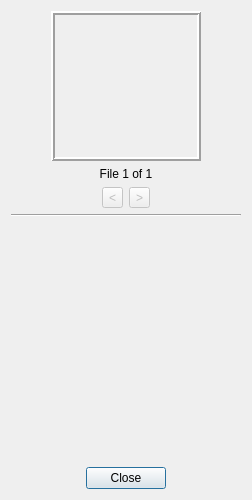
<?xml version="1.0" encoding="UTF-8"?>
<ui version="4.0">
 <class>ImageShackResultWidget</class>
 <widget class="QDialog" name="ImageShackResultWidget">
  <property name="geometry">
   <rect>
    <x>0</x>
    <y>0</y>
    <width>497</width>
    <height>573</height>
   </rect>
  </property>
  <property name="sizePolicy">
   <sizepolicy hsizetype="Preferred" vsizetype="Minimum">
    <horstretch>0</horstretch>
    <verstretch>0</verstretch>
   </sizepolicy>
  </property>
  <property name="windowTitle">
   <string>Uploaded files</string>
  </property>
  <layout class="QVBoxLayout" name="verticalLayout">
   <property name="sizeConstraint">
    <enum>QLayout::SetFixedSize</enum>
   </property>
   <item>
    <layout class="QGridLayout" name="gridLayout_2">
     <item row="0" column="0">
      <spacer name="horizontalSpacer_6">
       <property name="orientation">
        <enum>Qt::Horizontal</enum>
       </property>
       <property name="sizeHint" stdset="0">
        <size>
         <width>40</width>
         <height>20</height>
        </size>
       </property>
      </spacer>
     </item>
     <item row="0" column="1">
      <widget class="QLabel" name="thumbnailPreviewLabel">
       <property name="enabled">
        <bool>true</bool>
       </property>
       <property name="sizePolicy">
        <sizepolicy hsizetype="Maximum" vsizetype="Maximum">
         <horstretch>0</horstretch>
         <verstretch>0</verstretch>
        </sizepolicy>
       </property>
       <property name="minimumSize">
        <size>
         <width>150</width>
         <height>150</height>
        </size>
       </property>
       <property name="maximumSize">
        <size>
         <width>150</width>
         <height>150</height>
        </size>
       </property>
       <property name="autoFillBackground">
        <bool>false</bool>
       </property>
       <property name="frameShape">
        <enum>QFrame::Box</enum>
       </property>
       <property name="frameShadow">
        <enum>QFrame::Raised</enum>
       </property>
       <property name="lineWidth">
        <number>2</number>
       </property>
       <property name="text">
        <string/>
       </property>
       <property name="scaledContents">
        <bool>true</bool>
       </property>
       <property name="alignment">
        <set>Qt::AlignCenter</set>
       </property>
      </widget>
     </item>
     <item row="0" column="2">
      <spacer name="horizontalSpacer_7">
       <property name="orientation">
        <enum>Qt::Horizontal</enum>
       </property>
       <property name="sizeHint" stdset="0">
        <size>
         <width>40</width>
         <height>20</height>
        </size>
       </property>
      </spacer>
     </item>
     <item row="1" column="1">
      <widget class="QLabel" name="count">
       <property name="sizePolicy">
        <sizepolicy hsizetype="Minimum" vsizetype="Preferred">
         <horstretch>0</horstretch>
         <verstretch>0</verstretch>
        </sizepolicy>
       </property>
       <property name="text">
        <string>File 1 of 1</string>
       </property>
       <property name="alignment">
        <set>Qt::AlignCenter</set>
       </property>
      </widget>
     </item>
     <item row="2" column="1">
      <layout class="QHBoxLayout" name="horizontalLayout_2">
       <item>
        <spacer name="horizontalSpacer_4">
         <property name="orientation">
          <enum>Qt::Horizontal</enum>
         </property>
         <property name="sizeHint" stdset="0">
          <size>
           <width>40</width>
           <height>20</height>
          </size>
         </property>
        </spacer>
       </item>
       <item>
        <widget class="QToolButton" name="prev">
         <property name="enabled">
          <bool>false</bool>
         </property>
         <property name="text">
          <string notr="true">&lt;</string>
         </property>
        </widget>
       </item>
       <item>
        <widget class="QToolButton" name="next">
         <property name="enabled">
          <bool>false</bool>
         </property>
         <property name="text">
          <string notr="true">&gt;</string>
         </property>
        </widget>
       </item>
       <item>
        <spacer name="horizontalSpacer_3">
         <property name="orientation">
          <enum>Qt::Horizontal</enum>
         </property>
         <property name="sizeHint" stdset="0">
          <size>
           <width>40</width>
           <height>20</height>
          </size>
         </property>
        </spacer>
       </item>
      </layout>
     </item>
    </layout>
   </item>
   <item>
    <widget class="Line" name="line">
     <property name="orientation">
      <enum>Qt::Horizontal</enum>
     </property>
    </widget>
   </item>
   <item>
    <layout class="QGridLayout" name="gridLayout">
     <item row="0" column="1">
      <widget class="CopyableLineEdit" name="directLink" native="true">
       <property name="sizePolicy">
        <sizepolicy hsizetype="Preferred" vsizetype="Maximum">
         <horstretch>0</horstretch>
         <verstretch>0</verstretch>
        </sizepolicy>
       </property>
       <property name="minimumSize">
        <size>
         <width>0</width>
         <height>55</height>
        </size>
       </property>
      </widget>
     </item>
     <item row="0" column="0">
      <widget class="CopyableLineEdit" name="shortLink" native="true">
       <property name="sizePolicy">
        <sizepolicy hsizetype="Preferred" vsizetype="Maximum">
         <horstretch>0</horstretch>
         <verstretch>0</verstretch>
        </sizepolicy>
       </property>
       <property name="minimumSize">
        <size>
         <width>0</width>
         <height>55</height>
        </size>
       </property>
      </widget>
     </item>
     <item row="1" column="0">
      <widget class="CopyableLineEdit" name="hotlink" native="true">
       <property name="sizePolicy">
        <sizepolicy hsizetype="Preferred" vsizetype="Maximum">
         <horstretch>0</horstretch>
         <verstretch>0</verstretch>
        </sizepolicy>
       </property>
       <property name="minimumSize">
        <size>
         <width>0</width>
         <height>55</height>
        </size>
       </property>
      </widget>
     </item>
     <item row="1" column="1">
      <widget class="CopyableLineEdit" name="thumbnailLink" native="true">
       <property name="sizePolicy">
        <sizepolicy hsizetype="Preferred" vsizetype="Maximum">
         <horstretch>0</horstretch>
         <verstretch>0</verstretch>
        </sizepolicy>
       </property>
       <property name="minimumSize">
        <size>
         <width>0</width>
         <height>55</height>
        </size>
       </property>
      </widget>
     </item>
     <item row="2" column="0">
      <widget class="CopyableLineEdit" name="forumHotlink" native="true">
       <property name="sizePolicy">
        <sizepolicy hsizetype="Preferred" vsizetype="Maximum">
         <horstretch>0</horstretch>
         <verstretch>0</verstretch>
        </sizepolicy>
       </property>
       <property name="minimumSize">
        <size>
         <width>0</width>
         <height>55</height>
        </size>
       </property>
      </widget>
     </item>
     <item row="2" column="1">
      <widget class="CopyableLineEdit" name="forumThumbnail" native="true">
       <property name="sizePolicy">
        <sizepolicy hsizetype="Preferred" vsizetype="Maximum">
         <horstretch>0</horstretch>
         <verstretch>0</verstretch>
        </sizepolicy>
       </property>
       <property name="minimumSize">
        <size>
         <width>0</width>
         <height>55</height>
        </size>
       </property>
      </widget>
     </item>
     <item row="3" column="0">
      <widget class="CopyableLineEdit" name="forumHotlink2" native="true">
       <property name="sizePolicy">
        <sizepolicy hsizetype="Preferred" vsizetype="Maximum">
         <horstretch>0</horstretch>
         <verstretch>0</verstretch>
        </sizepolicy>
       </property>
       <property name="minimumSize">
        <size>
         <width>0</width>
         <height>55</height>
        </size>
       </property>
      </widget>
     </item>
     <item row="3" column="1">
      <widget class="CopyableLineEdit" name="forumThumbnail2" native="true">
       <property name="sizePolicy">
        <sizepolicy hsizetype="Preferred" vsizetype="Maximum">
         <horstretch>0</horstretch>
         <verstretch>0</verstretch>
        </sizepolicy>
       </property>
       <property name="minimumSize">
        <size>
         <width>0</width>
         <height>55</height>
        </size>
       </property>
      </widget>
     </item>
    </layout>
   </item>
   <item>
    <layout class="QHBoxLayout" name="horizontalLayout">
     <item>
      <spacer name="horizontalSpacer">
       <property name="orientation">
        <enum>Qt::Horizontal</enum>
       </property>
       <property name="sizeHint" stdset="0">
        <size>
         <width>40</width>
         <height>20</height>
        </size>
       </property>
      </spacer>
     </item>
     <item>
      <widget class="QPushButton" name="close">
       <property name="sizePolicy">
        <sizepolicy hsizetype="Maximum" vsizetype="Fixed">
         <horstretch>0</horstretch>
         <verstretch>0</verstretch>
        </sizepolicy>
       </property>
       <property name="layoutDirection">
        <enum>Qt::LeftToRight</enum>
       </property>
       <property name="text">
        <string>Close</string>
       </property>
       <property name="default">
        <bool>true</bool>
       </property>
      </widget>
     </item>
     <item>
      <spacer name="horizontalSpacer_2">
       <property name="orientation">
        <enum>Qt::Horizontal</enum>
       </property>
       <property name="sizeHint" stdset="0">
        <size>
         <width>40</width>
         <height>20</height>
        </size>
       </property>
      </spacer>
     </item>
    </layout>
   </item>
  </layout>
 </widget>
 <customwidgets>
  <customwidget>
   <class>CopyableLineEdit</class>
   <extends>QWidget</extends>
   <header>copyablelineedit.h</header>
   <container>1</container>
  </customwidget>
 </customwidgets>
 <resources/>
 <connections>
  <connection>
   <sender>prev</sender>
   <signal>clicked()</signal>
   <receiver>ImageShackResultWidget</receiver>
   <slot>prev()</slot>
   <hints>
    <hint type="sourcelabel">
     <x>111</x>
     <y>271</y>
    </hint>
    <hint type="destinationlabel">
     <x>0</x>
     <y>238</y>
    </hint>
   </hints>
  </connection>
  <connection>
   <sender>next</sender>
   <signal>clicked()</signal>
   <receiver>ImageShackResultWidget</receiver>
   <slot>next()</slot>
   <hints>
    <hint type="sourcelabel">
     <x>111</x>
     <y>271</y>
    </hint>
    <hint type="destinationlabel">
     <x>420</x>
     <y>268</y>
    </hint>
   </hints>
  </connection>
  <connection>
   <sender>close</sender>
   <signal>clicked()</signal>
   <receiver>ImageShackResultWidget</receiver>
   <slot>done()</slot>
   <hints>
    <hint type="sourcelabel">
     <x>266</x>
     <y>527</y>
    </hint>
    <hint type="destinationlabel">
     <x>81</x>
     <y>532</y>
    </hint>
   </hints>
  </connection>
 </connections>
 <slots>
  <slot>prev()</slot>
  <slot>next()</slot>
  <slot>done()</slot>
 </slots>
</ui>
